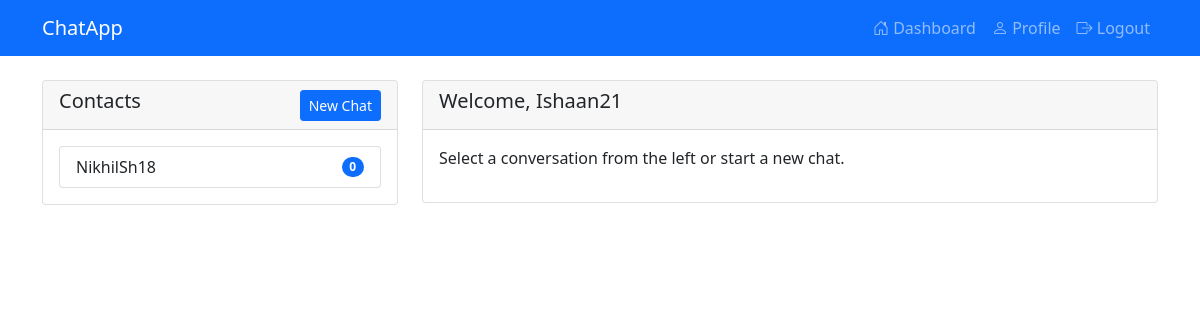
Page /dashboard (signed in) on the committed database.
### app.py (models this page shows, shortened)
class User(db.Model, UserMixin):
    id = db.Column(db.Integer, primary_key=True)
    username = db.Column(db.String(80), unique=True, nullable=False)
    email = db.Column(db.String(120), unique=True, nullable=False)
    password_hash = db.Column(db.String(128))
    created_at = db.Column(db.DateTime, default=datetime.utcnow)
    @property
    def is_active(self):
        return True

### app.py (the view)
@app.route('/dashboard')
@login_required
def dashboard():
    sent_to = db.session.query(User).join(Message, User.id == Message.recipient_id)\
              .filter(Message.sender_id == current_user.id)\
              .distinct().all()
    received_from = db.session.query(User).join(Message, User.id == Message.sender_id)\
                   .filter(Message.recipient_id == current_user.id)\
                   .distinct().all()
    contacts = list(set(sent_to + received_from))
    return render_template('dashboard.html', contacts=contacts)

### app.py (called while the page is built)
@login_manager.user_loader
def load_user(user_id):
    return User.query.get(int(user_id))

### templates/dashboard.html (shortened to what this page needs)
{% extends "base.html" %}
{% block content %}
<div class="row">
    <div class="col-md-4">
        <div class="card">
            <div class="card-header d-flex justify-content-between align-items-center">
                <h5>Contacts</h5>
                <button class="btn btn-sm btn-primary" data-bs-toggle="modal" data-bs-target="#newChatModal">
                    New Chat
                </button>
            </div>
            <div class="card-body">
                <div class="list-group">
                    {% for contact in contacts %}
                    <a href="{{ url_for('chat', email=contact.email) }}"
                       class="list-group-item list-group-item-action d-flex justify-content-between align-items-center">
                        {{ contact.username }}
                        <span class="badge bg-primary rounded-pill">
                            {% set unread_count = namespace(value=0) %}
                            {% for msg in contact.received_messages %}
                                {% if msg.recipient_id == current_user.id and not msg.read %}
                                    {% set unread_count.value = unread_count.value + 1 %}
                                {% endif %}
                            {% endfor %}
                            {{ unread_count.value }}
                        </span>
                    </a>
                    {% endfor %}
                </div>
            </div>
        </div>
    </div>
    <div class="col-md-8">
        <div class="card">
            <div class="card-header">
                <h5>Welcome, {{ current_user.username }}</h5>
            </div>
            <div class="card-body">
                <p>Select a conversation from the left or start a new chat.</p>
            </div>
        </div>
    </div>
</div>
{% endblock %}

### rows in the picture
User: username "NikhilSh18", value "0"
User: username "Ishaan21"
